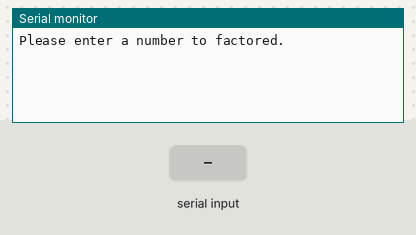
The sketch below on a simulated Arduino Uno, built with avr-gcc and run on an emulated ATmega328P. Parts: the last lines printed to the serial monitor. The inputs (shaded band) are chosen by the test bench.

Above: at 1.2 s.
1.3 s: "90,45\n" received over Serial
At 1.6 s:
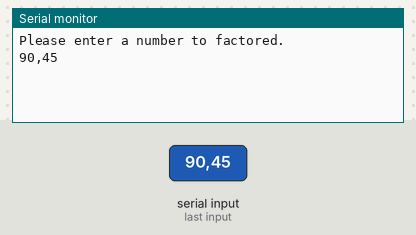
2.8 s: byte 13 ('\r') received over Serial
At 4.0 s:
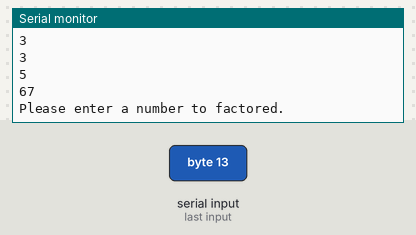
4.3 s: "30,150\n" received over Serial
At 5.1 s:
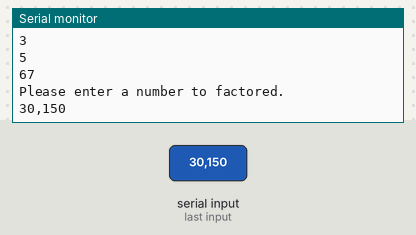
Timing chart, 0 to 7.3 s (numbered marks = the images above; inputs shaded):
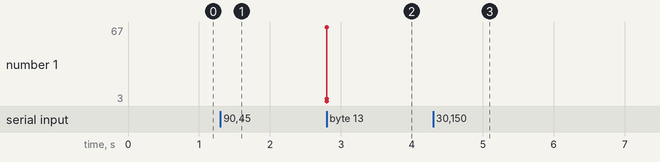

Measured:
- after the input at 1.3 s, the serial monitor: prints a new line at once (image 1)
- after the input at 2.8 s, the serial monitor: prints a new line at once (image 2)
- after the input at 4.3 s, the serial monitor: prints a new line at once (image 3)

The sketch:

factor.ino
```cpp
long int v;

void setup( )
  {
  Serial.begin( 115200 );
  Serial.println( "Please enter a number to factored." );
  v = 0;
  }

void PrintNumber( long int i )
  {
  char buffer[20];
  sprintf( buffer, ( char * )"%ld", i );
  Serial.println( buffer );
  }

long int factor( long int n )
   {
   if ( n > 3 )
      {
      long int i;
      for ( i = 2;  i*i <= n;  i++ )
         if ( n % i == 0 )
            {
            PrintNumber( i );
            return factor( n / i );
            }
      }
   return n;
   }

void loop( )
  {
  int c;
  if ( ( c = Serial.read( ) ) != -1 )
    {
    Serial.write( c );
    if ( c >= '0' && c <= '9')
      v = v*10 + ( c - '0' );
    else
      if ( c == '\r' )
         {
         Serial.write( '\n' );
         Serial.println( "Factoring ..." );
         PrintNumber( factor( v ) );
         Serial.println( "Please enter a number to factored." );
         v = 0;
         }
   }
 }
```
